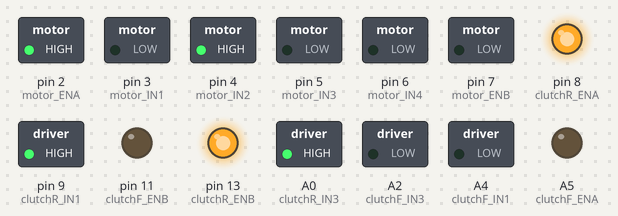
Recording of a sketch running on a simulated Arduino Uno, built with avr-gcc and run on an emulated ATmega328P. On the bench: switched loads named in the sketch (green lamp = pin HIGH), output pins drawn as LEDs (lit = HIGH).

Above: at 1.5 s.
At 4.5 s:
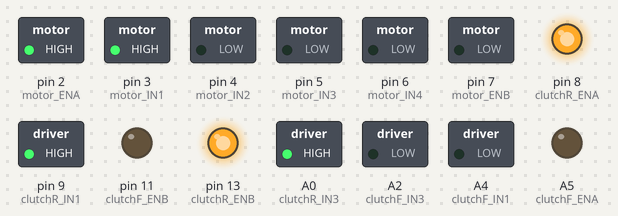
At 6.5 s:
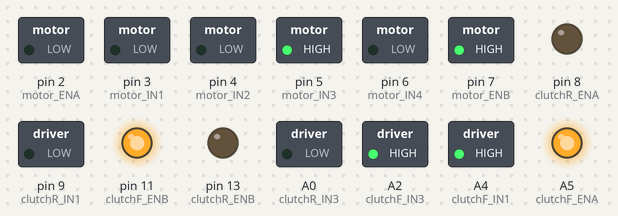
At 7.5 s:
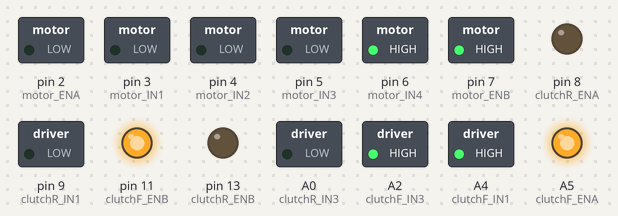
Timing chart, 0 to 10.4 s (numbered marks = the images above):
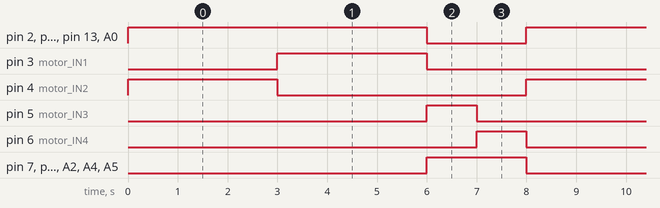

Measured:
- by itself, pin 3 (motor_IN1), pin 4 (motor_IN2): alternates HIGH for 3.0 s and LOW for 5.0 s
- by itself, pin 5 (motor_IN3), pin 6 (motor_IN4): alternates HIGH for 1.0 s and LOW for 7.0 s
- by itself, pin 7 (motor_ENB), pin 11 (clutchF_ENB), A2 (clutchF_IN3), A4 (clutchF_IN1), A5 (clutchF_ENA): alternates HIGH for 2.0 s and LOW for 6.0 s
- by itself, pin 2 (motor_ENA), pin 8 (clutchR_ENA), pin 9 (clutchR_IN1), pin 13 (clutchR_ENB), A0 (clutchR_IN3): alternates HIGH for 6.0 s and LOW for 2.0 s

The sketch:

Novel_Clutch.old.ino
```cpp
#define clutchF_ENA A5
#define clutchF_IN1 A4
#define clutchF_IN2 A3
#define clutchF_IN3 A2
#define clutchF_IN4 A1
#define clutchF_ENB 11

#define clutchR_ENA 8
#define clutchR_IN1 9
#define clutchR_IN2 10
#define clutchR_IN3 A0
#define clutchR_IN4 12
#define clutchR_ENB 13

#define motor_ENA 2
#define motor_IN1 3
#define motor_IN2 4
#define motor_IN3 5
#define motor_IN4 6
#define motor_ENB 7

#define testDelay 2000

#define Right 1
#define Left 0
#define Front 1
#define Rear 0
#define Engage 1
#define Disengage 0
#define Start 1
#define Stop 0

int reverse = 0;
int right = 0;

void setup() {
  pinMode(clutchF_ENA,OUTPUT);
  pinMode(clutchF_IN1,OUTPUT);
  pinMode(clutchF_IN2,OUTPUT);
  pinMode(clutchF_IN3,OUTPUT);
  pinMode(clutchF_IN4,OUTPUT);
  pinMode(clutchF_ENB,OUTPUT);

  pinMode(clutchR_ENA,OUTPUT);
  pinMode(clutchR_IN1,OUTPUT);
  pinMode(clutchR_IN2,OUTPUT);
  pinMode(clutchR_IN3,OUTPUT);
  pinMode(clutchR_IN4,OUTPUT);
  pinMode(clutchR_ENB,OUTPUT);

  pinMode(motor_ENA,OUTPUT);
  pinMode(motor_IN1,OUTPUT);
  pinMode(motor_IN2,OUTPUT);
  pinMode(motor_IN3,OUTPUT);
  pinMode(motor_IN4,OUTPUT);
  pinMode(motor_ENB,OUTPUT);
}

void loop() {

  reverse = 0;
  right = 0;

  /*
  clutch(Engage,Rear,Left);
  clutch(Engage,Rear,Right);
  clutch(Disengage,Front,Left);
  clutch(Disengage,Front,Right);
  motor(Front,Start);
  */


  moveForward(3000);
  moveReverse(3000);
  turnAroundRight(1000);
  turnAroundLeft(1000);


}

void turnAround(int seconds){
  clutch(Disengage,Rear,Left);
  clutch(Disengage,Rear,Right);
  clutch(Engage,Front,Left);
  clutch(Engage,Front,Right);
  motor(Front,Start);
  motor(Rear,Stop);
  delay(seconds);
  motor(Front,Stop);
}
void turnAroundRight(int seconds){
  right = 1;
  turnAround(seconds);
}
void turnAroundLeft(int seconds){
  right = 0;
  turnAround(seconds);
}

void moveForward(int seconds){
  clutch(Engage,Rear,Left);
  clutch(Engage,Rear,Right);
  clutch(Disengage,Front,Left);
  clutch(Disengage,Front,Right);
  motor(Front,Stop);
  motor(Rear,Start);
  delay(seconds);
  motor(Rear,Stop);
}
void moveReverse(int seconds){
  reverse = 1;
  moveForward(seconds);
}

void motor(int FrontRear, int StartStop){
  switch(StartStop){
    case Start:
      switch(FrontRear){
        case Rear:
        if(reverse==1){
          digitalWrite(motor_IN1,HIGH);
          digitalWrite(motor_IN2,LOW);
        }else{
          digitalWrite(motor_IN1,LOW);
          digitalWrite(motor_IN2,HIGH);
        }
          digitalWrite(motor_ENA,HIGH);
        break;
        case Front:
        if(right==1){
          digitalWrite(motor_IN3,HIGH);
          digitalWrite(motor_IN4,LOW);
        }else{
          digitalWrite(motor_IN3,LOW);
          digitalWrite(motor_IN4,HIGH);
        }
          digitalWrite(motor_ENB,HIGH);
        break;
      }
    break;
    case Stop:
      switch(FrontRear){
        case Rear:
          digitalWrite(motor_ENA,LOW);
          digitalWrite(motor_IN1,LOW);
          digitalWrite(motor_IN2,LOW);
        break;
        case Front:
          digitalWrite(motor_ENB,LOW);
          digitalWrite(motor_IN3,LOW);
          digitalWrite(motor_IN4,LOW);
        break;
      }
    break;
  }
}

void clutch(int EngageDisengage, int FrontRear, int RightLeft){
  switch(EngageDisengage){
    case Engage:
      switch(FrontRear){
          case Front:
            switch(RightLeft){
              case Right:
              //Front,Right
                digitalWrite(clutchF_ENA,HIGH);
                digitalWrite(clutchF_IN1,HIGH);
                digitalWrite(clutchF_IN2,LOW);
              //Front,Right
              break;
              case Left:
              //Front,Left
                digitalWrite(clutchF_ENB,HIGH);
                digitalWrite(clutchF_IN3,HIGH);
                digitalWrite(clutchF_IN4,LOW);
              //Front,Left
              break;
            }
          break;
          case Rear:
            switch(RightLeft){
              case Right:
              //Rear,Right
                digitalWrite(clutchR_ENA,HIGH);
                digitalWrite(clutchR_IN1,HIGH);
                digitalWrite(clutchR_IN2,LOW);
              //Rear,Right
              break;
              case Left:
              //Rear,Left
                digitalWrite(clutchR_ENB,HIGH);
                digitalWrite(clutchR_IN3,HIGH);
                digitalWrite(clutchR_IN4,LOW);
              //Rear,Left
              break;
            }
          break;
        }
    break;
    case Disengage:
      switch(FrontRear){
          case Front:
            switch(RightLeft){
              case Right:
              //Front,Right
                digitalWrite(clutchF_ENA,LOW);
                digitalWrite(clutchF_IN1,LOW);
                digitalWrite(clutchF_IN2,LOW);
              //Front,Right
              break;
              case Left:
              //Front,Left
                digitalWrite(clutchF_ENB,LOW);
                digitalWrite(clutchF_IN3,LOW);
                digitalWrite(clutchF_IN4,LOW);
              //Front,Left
              break;
            }
          break;
          case Rear:
            switch(RightLeft){
              case Right:
              //Rear,Right
                digitalWrite(clutchR_ENA,LOW);
                digitalWrite(clutchR_IN1,LOW);
                digitalWrite(clutchR_IN2,LOW);
              //Rear,Right
              break;
              case Left:
              //Rear,Left
                digitalWrite(clutchR_ENB,LOW);
                digitalWrite(clutchR_IN3,LOW);
                digitalWrite(clutchR_IN4,LOW);
              //Rear,Left
              break;
            }
          break;
        }
    break;
}

}
```
